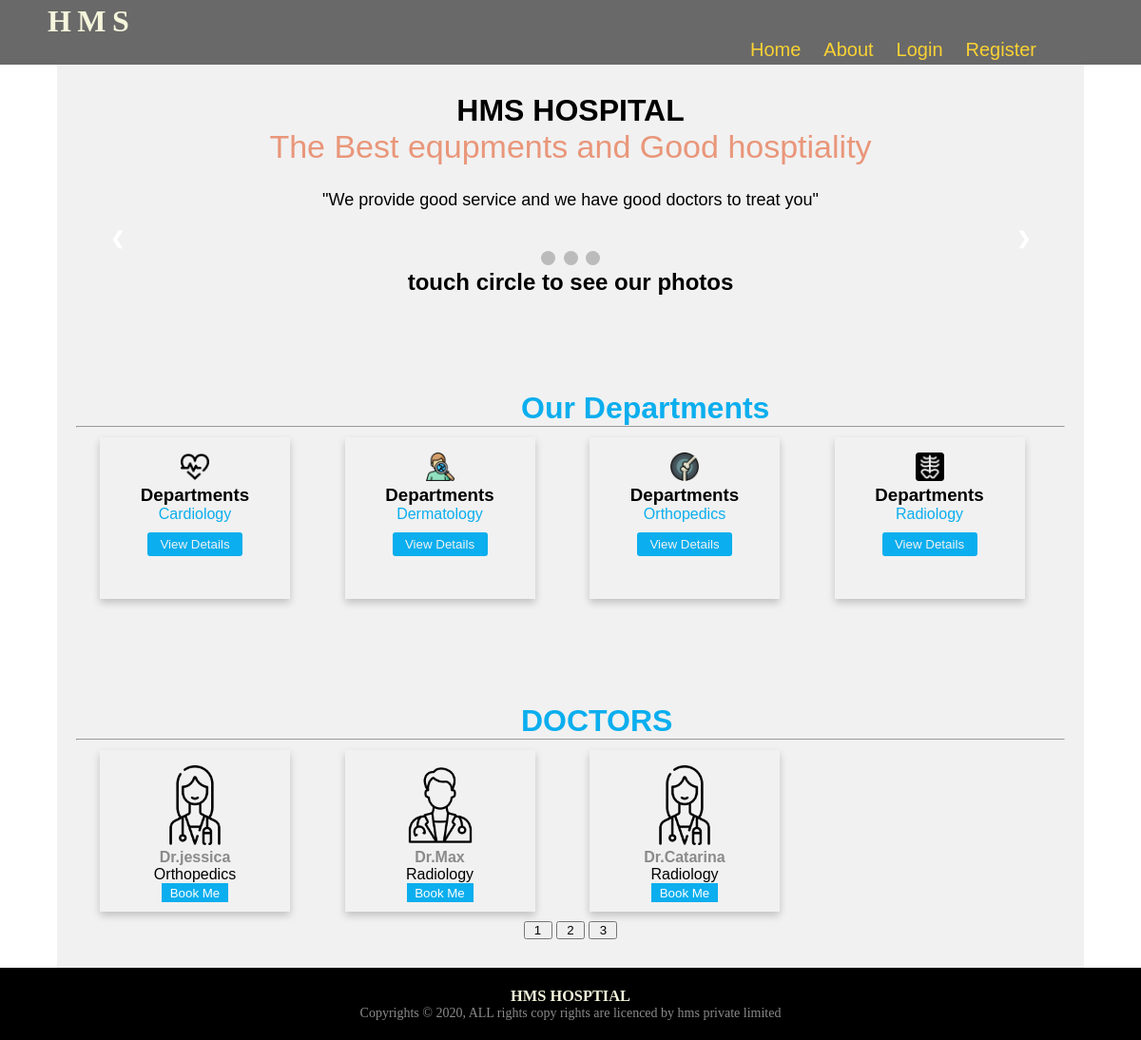
/?page=3, run on the app's committed database.
### hospitalAPP/models.py (models this page shows, shortened)
class Departments(models.Model):
    name = models.CharField(max_length=25, unique=True)
    slug = models.SlugField(max_length=25, unique=True)
    icon = models.ImageField(upload_to="Departments")
    discrpition = models.TextField(max_length=200)
    class Meta:
        ordering = ('name',)
        verbose_name = 'Department'
        verbose_name_plural = 'Departments'
    def __str__(self):
        return '{}'.format(self.name)

class Doctors(models.Model):
    doc_name = models.CharField(max_length=25, unique=True)
    departments = models.ForeignKey(Departments, on_delete=models.CASCADE)
    photos = models.ImageField(upload_to="Doctors")
    numbers = models.CharField(max_length=12)
    available = models.BooleanField(default=True)
    class Meta:
        ordering = ('departments',)
        verbose_name = 'Docter'
        verbose_name_plural = 'Doctories'

### hospitalAPP/views.py (the view)
# urls.py: 2. Add a URL to urlpatterns:  path('', views.home, name='home')
def home(request):
    dep = Departments.objects.all()
    doctors_list = Doctors.objects.all().filter(available=True)
    paginator = Paginator(doctors_list, 4)
    try:
        page = int(request.GET.get('page', '1'))
    except:
        page = 1
    try:
        doctors_lst = paginator.page(page)
    except (EmptyPage, InvalidPage):
        doctors_lst = paginator.page(paginator.num_pages)
    return render(request, 'home.html',{"depar":dep,"doct":doctors_lst})

### templates/home.html (shortened to what this page needs)
{% extends 'base.html' %}
{% load static %}
{% block content %}
<h1 style="text-align: center;">HMS HOSPITAL</h1>
<p style="font-size: 34px;color:darksalmon;text-align:center;font-family:Impact, Haettenschweiler, 'Arial Narrow Bold', sans-serif ">
    The Best equpments and Good hosptiality <br> <p style="text-align: center;line-height: 4em;
    font-size: large;">"We provide good service and we have good doctors to treat you"</p> </p>
    <div class="slideshow-container">
        <a class="prev" onclick="plusSlides(-1)">&#10094;</a>
        <a class="next" onclick="plusSlides(1)">&#10095;</a>
      </div>
      <br>
      <div style="text-align:center">
        <span class="dot" onclick="currentSlide(1)"></span>
        <span class="dot" onclick="currentSlide(2)"></span>
        <span class="dot" onclick="currentSlide(3)"></span>
      </div>
      <h2 style="text-align:center;">touch circle to see our photos</h2>
    <h1 class="dep">Our Departments</h1>
<hr>
<div class="row">
    {% for d in depar %}
    <div class="column">
        <div class="card">
            <img src="{{d.icon.url}}" alt="icon" width="30px", height="30px" >
            <h3>Departments</h3>
            <p class="d-name">{{d.name}}</p>
            <a href="{% url 'depview' d.id %}"><button class="view">View Details</button></a>
        </div>
    </div>
    {% endfor %}
</div>
<h1 class="doc-dep">DOCTORS</h1>
<hr>
<div class="row">
    {% for do in doct %}
   <div class="column">
    <div class="card">
    <img src="{{do.photos.url}}" alt="Avatar" style="width: 50%;">
        <div class="d-container">
        <h4 class="D-name"><b>Dr.{{do.doc_name}}</b></h4>
        <p>{{do.departments}}</p>
        {% if user.is_authenticated %}
        <a href="{% url 'booking' %}"><button class="Bookme">Book Me</button></a>
        {% else %}
        <a href="{% url 'login' %}"><button class="Bookme">Book Me</button></a>
        {% endif %}
    </div>
    </div>
</div>
{% endfor %}
</div>
<div class="page_int">
    {% for dg in doct.paginator.page_range %}
       <a class="" href="?page={{dg}}"><button class="{% if doct.number == pg %} active {% endif %}", style="width: 30px
        ;">{{dg}}</button></a>
       {% endfor %}
    </div>
{% endblock %}

### static/css/main.css (style rules this page uses)
* { margin: 0; padding: 0; box-sizing: border-box; }
.column { float: left; width: 25%; padding: 10px 20px; }
.row { margin: 0 5px; }
.row:after { content: ""; display: table; clear: both; }
.card { box-shadow: 0 4px 8px 0 rgba(0, 0, 0, 0.2); padding: 16px; text-align: center; background-color:#f1f1f1; }
.d-name { color: #0baeee; }
.dep { color: #0baeee; padding-left: 45%; padding-top: 100px; }
.doc-dep { color: #0baeee; padding-left: 45%; padding-top: 100px; }
.D-name { color: #8a8a8a; }
.card { box-shadow: 0 4px 8px 0 rgba(0, 0,0, 0.2); transition: 0.3s; padding: 16px; height: 170px; width: 200px; }
.d-container { padding: 2px -16px; height: 15px; }
.page_int { text-align: center; }
.view { margin: 10px; background-color: #0baeee; color: #f2f2f2; border: none; border-radius: 3px; height: 25px; width: 100px; }
.Bookme { background:#0baeee ; color: #fff; border: none; width: 70px; height: 20px; cursor: pointer; }
.slideshow-container { max-width: 1000px; position: relative; margin: auto; }
.prev, .next { cursor: pointer; position: absolute; top: 50%; width: auto; margin-top: -22px; padding: 16px; color: white; font-weight: bold; font-size: 18px; transition: 0.6s ease; border-radius: 0 3px 3px 0; user-select: none; }
.next { right: 0; border-radius: 3px 0 0 3px; }
.dot { cursor: pointer; height: 15px; width: 15px; margin: 0 2px; background-color: #bbb; border-radius: 50%; display: inline-block; transition: background-color 0.6s ease; }

### data on the page
Departments: icon (picture), name "Cardiology"
Departments: icon (picture), name "Dermatology"
Departments: icon (picture), name "Orthopedics"
Departments: icon (picture), name "Radiology"
Doctors: photos (picture), doc_name "jessica", departments "Orthopedics"
Doctors: photos (picture), doc_name "Max", departments "Radiology"
Doctors: photos (picture), doc_name "Catarina", departments "Radiology"

### other printed values
{{ dg }} "1" "2" "3"
